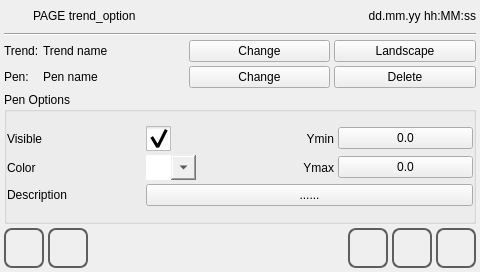
<?xml version="1.0" encoding="UTF-8"?>
<ui version="4.0">
 <class>trend_option</class>
 <widget class="QWidget" name="trend_option">
  <property name="geometry">
   <rect>
    <x>0</x>
    <y>0</y>
    <width>480</width><height>272</height>
   </rect>
  </property>
  <property name="minimumSize">
   <size>
    <width>0</width>
    <height>0</height>
   </size>
  </property>
  <property name="maximumSize">
   <size>
    <width>16777215</width>
    <height>16777215</height>
   </size>
  </property>
  <property name="windowTitle">
   <string>trend_option</string>
  </property>
  <property name="styleSheet">
   <string notr="true"/>
  </property>
  <layout class="QVBoxLayout" name="verticalLayout">
   <property name="spacing">
    <number>4</number>
   </property>
   <property name="margin">
    <number>4</number>
   </property>
   <item>
    <layout class="QHBoxLayout" name="horizontalLayout">
     <item>
      <widget class="QLabel" name="labelIcon">
       <property name="minimumSize">
        <size>
         <width>25</width>
         <height>25</height>
        </size>
       </property>
       <property name="maximumSize">
        <size>
         <width>25</width>
         <height>25</height>
        </size>
       </property>
       <property name="focusPolicy">
        <enum>Qt::NoFocus</enum>
       </property>
       <property name="styleSheet">
        <string notr="true">border-image: url(:/systemicons/img/3d_bar_chart.png);</string>
       </property>
       <property name="text">
        <string/>
       </property>
      </widget>
     </item>
     <item>
      <widget class="QLabel" name="labelTitle">
       <property name="sizePolicy">
        <sizepolicy hsizetype="Preferred" vsizetype="Fixed">
         <horstretch>0</horstretch>
         <verstretch>0</verstretch>
        </sizepolicy>
       </property>
       <property name="focusPolicy">
        <enum>Qt::NoFocus</enum>
       </property>
       <property name="text">
        <string>PAGE trend_option</string>
       </property>
      </widget>
     </item>
     <item>
      <widget class="QLabel" name="labelUserName">
       <property name="text">
        <string/>
       </property>
      </widget>
     </item>
     <item>
      <widget class="QLabel" name="labelDataOra">
       <property name="sizePolicy">
        <sizepolicy hsizetype="Preferred" vsizetype="Fixed">
         <horstretch>0</horstretch>
         <verstretch>0</verstretch>
        </sizepolicy>
       </property>
       <property name="focusPolicy">
        <enum>Qt::NoFocus</enum>
       </property>
       <property name="text">
        <string>dd.mm.yy hh:MM:ss</string>
       </property>
       <property name="alignment">
        <set>Qt::AlignRight|Qt::AlignTrailing|Qt::AlignVCenter</set>
       </property>
      </widget>
     </item>
    </layout>
   </item>
   <item>
    <widget class="Line" name="line">
     <property name="focusPolicy">
      <enum>Qt::NoFocus</enum>
     </property>
     <property name="orientation">
      <enum>Qt::Horizontal</enum>
     </property>
    </widget>
   </item>
   <item>
    <layout class="QGridLayout" name="gridLayout_2">
     <item row="0" column="1">
      <widget class="QLabel" name="labelTrendName">
       <property name="focusPolicy">
        <enum>Qt::NoFocus</enum>
       </property>
       <property name="text">
        <string>Trend name</string>
       </property>
      </widget>
     </item>
     <item row="0" column="2">
      <widget class="QPushButton" name="pushButtonChangeTrend">
       <property name="focusPolicy">
        <enum>Qt::NoFocus</enum>
       </property>
       <property name="text">
        <string>Change</string>
       </property>
      </widget>
     </item>
     <item row="1" column="1">
      <widget class="QLabel" name="labelPenName">
       <property name="focusPolicy">
        <enum>Qt::NoFocus</enum>
       </property>
       <property name="text">
        <string>Pen name</string>
       </property>
      </widget>
     </item>
     <item row="1" column="2">
      <widget class="QPushButton" name="pushButtonChangePen">
       <property name="focusPolicy">
        <enum>Qt::NoFocus</enum>
       </property>
       <property name="text">
        <string>Change</string>
       </property>
      </widget>
     </item>
     <item row="1" column="3">
      <widget class="QPushButton" name="pushButtonDeletePen">
       <property name="focusPolicy">
        <enum>Qt::NoFocus</enum>
       </property>
       <property name="text">
        <string>Delete</string>
       </property>
      </widget>
     </item>
     <item row="1" column="0">
      <widget class="QLabel" name="labelPenNametxt">
       <property name="sizePolicy">
        <sizepolicy hsizetype="Fixed" vsizetype="Preferred">
         <horstretch>0</horstretch>
         <verstretch>0</verstretch>
        </sizepolicy>
       </property>
       <property name="focusPolicy">
        <enum>Qt::NoFocus</enum>
       </property>
       <property name="text">
        <string>Pen:</string>
       </property>
       <property name="alignment">
        <set>Qt::AlignLeading|Qt::AlignLeft|Qt::AlignVCenter</set>
       </property>
      </widget>
     </item>
     <item row="0" column="0">
      <widget class="QLabel" name="labelTrendNametxt">
       <property name="sizePolicy">
        <sizepolicy hsizetype="Fixed" vsizetype="Preferred">
         <horstretch>0</horstretch>
         <verstretch>0</verstretch>
        </sizepolicy>
       </property>
       <property name="focusPolicy">
        <enum>Qt::NoFocus</enum>
       </property>
       <property name="text">
        <string>Trend:</string>
       </property>
       <property name="alignment">
        <set>Qt::AlignLeading|Qt::AlignLeft|Qt::AlignVCenter</set>
       </property>
      </widget>
     </item>
     <item row="0" column="3">
      <widget class="QPushButton" name="pushButtonLayout">
       <property name="focusPolicy">
        <enum>Qt::NoFocus</enum>
       </property>
       <property name="text">
        <string>Landscape</string>
       </property>
      </widget>
     </item>
    </layout>
   </item>
   <item>
    <widget class="QGroupBox" name="groupBox">
     <property name="focusPolicy">
      <enum>Qt::NoFocus</enum>
     </property>
     <property name="title">
      <string>Pen Options</string>
     </property>
     <layout class="QVBoxLayout" name="verticalLayout_2">
      <property name="spacing">
       <number>4</number>
      </property>
      <property name="margin">
       <number>0</number>
      </property>
      <item>
       <layout class="QGridLayout" name="gridLayout">
        <property name="spacing">
         <number>4</number>
        </property>
        <item row="1" column="0">
         <widget class="QLabel" name="labelColorTxt">
          <property name="focusPolicy">
           <enum>Qt::NoFocus</enum>
          </property>
          <property name="text">
           <string>Color </string>
          </property>
          <property name="alignment">
           <set>Qt::AlignLeading|Qt::AlignLeft|Qt::AlignVCenter</set>
          </property>
         </widget>
        </item>
        <item row="0" column="2">
         <widget class="QLabel" name="labelYmin">
          <property name="focusPolicy">
           <enum>Qt::NoFocus</enum>
          </property>
          <property name="text">
           <string>Ymin</string>
          </property>
          <property name="alignment">
           <set>Qt::AlignRight|Qt::AlignTrailing|Qt::AlignVCenter</set>
          </property>
         </widget>
        </item>
        <item row="0" column="3">
         <widget class="QPushButton" name="pushButtonYmin">
          <property name="focusPolicy">
           <enum>Qt::NoFocus</enum>
          </property>
          <property name="text">
           <string>0.0</string>
          </property>
         </widget>
        </item>
        <item row="1" column="2">
         <widget class="QLabel" name="labelYmax">
          <property name="focusPolicy">
           <enum>Qt::NoFocus</enum>
          </property>
          <property name="text">
           <string>Ymax</string>
          </property>
          <property name="alignment">
           <set>Qt::AlignRight|Qt::AlignTrailing|Qt::AlignVCenter</set>
          </property>
         </widget>
        </item>
        <item row="1" column="3">
         <widget class="QPushButton" name="pushButtonYmax">
          <property name="focusPolicy">
           <enum>Qt::NoFocus</enum>
          </property>
          <property name="text">
           <string>0.0</string>
          </property>
         </widget>
        </item>
        <item row="0" column="1">
         <widget class="QCheckBox" name="checkBoxVisible">
          <property name="focusPolicy">
           <enum>Qt::NoFocus</enum>
          </property>
          <property name="styleSheet">
           <string notr="true"> QCheckBox::indicator {
     width: 25px;
     height: 25px;
 }

</string>
          </property>
          <property name="text">
           <string/>
          </property>
          <property name="checked">
           <bool>true</bool>
          </property>
         </widget>
        </item>
        <item row="0" column="0">
         <widget class="QLabel" name="label">
          <property name="focusPolicy">
           <enum>Qt::NoFocus</enum>
          </property>
          <property name="text">
           <string>Visible </string>
          </property>
          <property name="alignment">
           <set>Qt::AlignLeading|Qt::AlignLeft|Qt::AlignVCenter</set>
          </property>
         </widget>
        </item>
        <item row="2" column="0">
         <widget class="QLabel" name="labelDescription">
          <property name="focusPolicy">
           <enum>Qt::NoFocus</enum>
          </property>
          <property name="text">
           <string>Description</string>
          </property>
         </widget>
        </item>
        <item row="2" column="1" colspan="3">
         <widget class="QPushButton" name="pushButtonDescription">
          <property name="focusPolicy">
           <enum>Qt::NoFocus</enum>
          </property>
          <property name="text">
           <string>......</string>
          </property>
         </widget>
        </item>
        <item row="1" column="1">
         <widget class="QComboBox" name="comboBoxColor">
          <property name="focusPolicy">
           <enum>Qt::NoFocus</enum>
          </property>
          <property name="styleSheet">
           <string notr="true">    QAbstractItemView {
     padding: 0 0 0 0;
     font-size: 20px;
    }
     
    /* Sets up scrollbar size, border, color */
      QScrollBar:vertical {
          width: 0px;
      /* margin sets up how far the handle can travel*/
       margin: 0px 0px 0px 0px;
      }
     
    /* Sets up the color and height of handle */
      QScrollBar::handle:vertical {
         height: 0px;
          width: 0px;
      	background-color: rgb(0, 0, 0);
      }
     
    /* This remvoes the bottom button by setting the height to 0px */
      QScrollBar::add-line:vertical {
         height: 0px;
          width: 0px;
          subcontrol-position: bottom;
          subcontrol-origin: margin;
      }
     
    /* This remvoes the top button by setting the height to 0px */
      QScrollBar::sub-line:vertical {
         height: 0px;
          width: 0px;
		  subcontrol-position: top;
          subcontrol-origin: margin;
      }
     
    /* need this to get rid of crosshatching on scrollbar background */
      QScrollBar::add-page:vertical, QScrollBar::sub-page:vertical {
          background: none;
      }
     
    QComboBox {
     margin: 0px 0px 0px 0px;
     border: 0px;
     padding: 0px;

     icon-size: 25px, 25px;

     font-size: 20px;

     min-height: 25px;
     max-height: 25px;
     min-width: 50px;
     max-width: 50px;
 }
     
    QComboBox::drop-down {
    min-width: 25px;
    }
</string>
          </property>
         </widget>
        </item>
       </layout>
      </item>
     </layout>
    </widget>
   </item>
   <item>
    <layout class="QHBoxLayout" name="horizontalLayout_2">
     <item>
      <widget class="QPushButton" name="pushButtonHome">
       <property name="sizePolicy">
        <sizepolicy hsizetype="Minimum" vsizetype="Fixed">
         <horstretch>60</horstretch>
         <verstretch>60</verstretch>
        </sizepolicy>
       </property>
       <property name="minimumSize">
        <size>
         <width>40</width>
         <height>40</height>
        </size>
       </property>
       <property name="maximumSize">
        <size>
         <width>40</width>
         <height>40</height>
        </size>
       </property>
       <property name="focusPolicy">
        <enum>Qt::NoFocus</enum>
       </property>
       <property name="styleSheet">
        <string notr="true">QPushButton
{
border: 2px solid  rgb(94, 94, 94);
border-radius: 8px;
qproperty-icon: url(:/systemicons/img/Home.png);
qproperty-iconSize: 24px 24px;
qproperty-focusPolicy: NoFocus;
}
QPushButton:pressed
{
border: 2px solid  rgb(194, 194, 194);
background-color:  rgb(255, 255, 127);
}
QPushButton:disabled
{
border: 2px solid  rgb(194, 194, 194);
}
</string>
       </property>
       <property name="text">
        <string/>
       </property>
      </widget>
     </item>
     <item>
      <widget class="QPushButton" name="pushButtonBack">
       <property name="sizePolicy">
        <sizepolicy hsizetype="Minimum" vsizetype="Fixed">
         <horstretch>60</horstretch>
         <verstretch>60</verstretch>
        </sizepolicy>
       </property>
       <property name="minimumSize">
        <size>
         <width>40</width>
         <height>40</height>
        </size>
       </property>
       <property name="maximumSize">
        <size>
         <width>40</width>
         <height>40</height>
        </size>
       </property>
       <property name="focusPolicy">
        <enum>Qt::NoFocus</enum>
       </property>
       <property name="styleSheet">
        <string notr="true">QPushButton
{
border: 2px solid  rgb(94, 94, 94);
border-radius: 8px;
qproperty-icon: url(:/systemicons/img/Go_back.png);
qproperty-iconSize: 24px 24px;
qproperty-focusPolicy: NoFocus;
}
QPushButton:pressed
{
border: 2px solid  rgb(194, 194, 194);
background-color:  rgb(255, 255, 127);
}
QPushButton:disabled
{
border: 2px solid  rgb(194, 194, 194);
}
</string>
       </property>
       <property name="text">
        <string/>
       </property>
      </widget>
     </item>
     <item>
      <widget class="QLabel" name="labelInfo">
       <property name="sizePolicy">
        <sizepolicy hsizetype="MinimumExpanding" vsizetype="Preferred">
         <horstretch>0</horstretch>
         <verstretch>0</verstretch>
        </sizepolicy>
       </property>
       <property name="text">
        <string/>
       </property>
       <property name="alignment">
        <set>Qt::AlignCenter</set>
       </property>
      </widget>
     </item>
     <item>
      <widget class="QPushButton" name="pushButtonSaveAs">
       <property name="minimumSize">
        <size>
         <width>40</width>
         <height>40</height>
        </size>
       </property>
       <property name="maximumSize">
        <size>
         <width>40</width>
         <height>40</height>
        </size>
       </property>
       <property name="focusPolicy">
        <enum>Qt::NoFocus</enum>
       </property>
       <property name="styleSheet">
        <string notr="true">QPushButton
{
border: 2px solid  rgb(94, 94, 94);
border-radius: 8px;
qproperty-icon: url(:/systemicons/img/Notes.png);
qproperty-iconSize: 24px 24px;
qproperty-focusPolicy: NoFocus;
}
QPushButton:pressed
{
border: 2px solid  rgb(194, 194, 194);
background-color:  rgb(255, 255, 127);
}
QPushButton:disabled
{
border: 2px solid  rgb(194, 194, 194);
}
</string>
       </property>
       <property name="text">
        <string/>
       </property>
      </widget>
     </item>
     <item>
      <widget class="QPushButton" name="pushButtonSave">
       <property name="minimumSize">
        <size>
         <width>40</width>
         <height>40</height>
        </size>
       </property>
       <property name="maximumSize">
        <size>
         <width>40</width>
         <height>40</height>
        </size>
       </property>
       <property name="focusPolicy">
        <enum>Qt::NoFocus</enum>
       </property>
       <property name="styleSheet">
        <string notr="true">QPushButton
{
border: 2px solid  rgb(94, 94, 94);
border-radius: 8px;
qproperty-icon: url(:/systemicons/img/Save.png);
qproperty-iconSize: 24px 24px;
qproperty-focusPolicy: NoFocus;
}
QPushButton:pressed
{
border: 2px solid  rgb(194, 194, 194);
background-color:  rgb(255, 255, 127);
}
QPushButton:disabled
{
border: 2px solid  rgb(194, 194, 194);
}
</string>
       </property>
       <property name="text">
        <string/>
       </property>
      </widget>
     </item>
     <item>
      <widget class="QPushButton" name="pushButtonSaveUSB">
       <property name="minimumSize">
        <size>
         <width>40</width>
         <height>40</height>
        </size>
       </property>
       <property name="maximumSize">
        <size>
         <width>40</width>
         <height>40</height>
        </size>
       </property>
       <property name="styleSheet">
        <string notr="true">QPushButton
{
border: 2px solid  rgb(94, 94, 94);
border-radius: 8px;
qproperty-icon: url(:/systemicons/img/Flash_drive.png);
qproperty-iconSize: 24px 24px;
qproperty-focusPolicy: NoFocus;
}
QPushButton:pressed
{
border: 2px solid  rgb(194, 194, 194);
background-color:  rgb(255, 255, 127);
}
QPushButton:disabled
{
border: 2px solid  rgb(194, 194, 194);
}
</string>
       </property>
       <property name="text">
        <string/>
       </property>
      </widget>
     </item>
    </layout>
   </item>
  </layout>
 </widget>
 <resources/>
 <connections/>
</ui>
